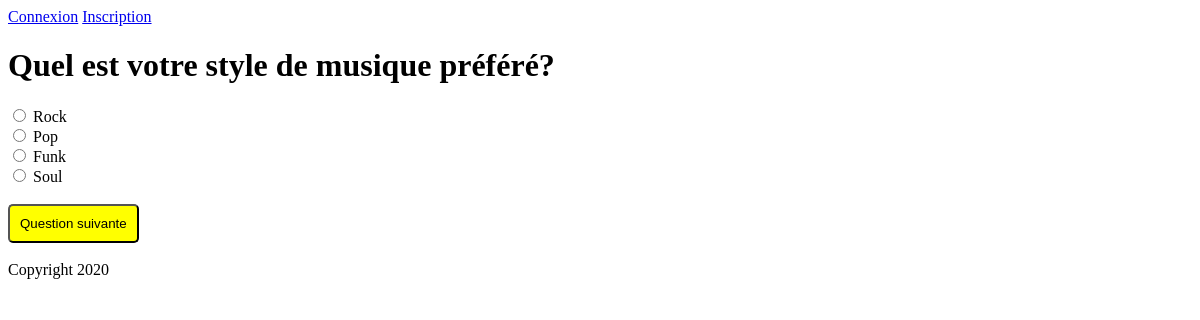
/repondre_sondage/2/0, run on the app's committed database.
### appli/models.py (models this page shows, shortened)
class Question(models.Model):
    intitule = models.CharField(max_length=255)
    sondage = models.ForeignKey(Sondage, on_delete=models.CASCADE)
    proposition1 = models.CharField(max_length=255)
    proposition2 = models.CharField(max_length=255)
    proposition3 = models.CharField(max_length=255, blank=True)
    proposition4 = models.CharField(max_length=255, blank=True)

### appli/views.py (the view)
# urls.py: path('repondre_sondage/<int:id_sondage>/<int:id_question>', views.repondre_sondage, name='repondre_sondage'),
def repondre_sondage(request, id_sondage, id_question):
    sondage = Sondage.objects.filter(id=id_sondage).first()
    question = None
    for quest_act in sondage.question_set.all():
        if quest_act.id>id_question:
            question = quest_act
            break
    if question == None:
        return render(request, "repondre_sondage_fin.html", {'sondage': sondage})
    return render(request, "repondre_sondage.html", {'question': question})

### appli/templates/repondre_sondage.html (shortened to what this page needs)
{% extends 'TEMPLATE.html' %}
{% block body %}
    <h1>{{ question.intitule }}</h1>
    <form action="{% url 'enregistrer_reponse' %}" method="post">
        <input type="radio" name="choix" value="1">
        <label>{{ question.proposition1 }}</label>
        <br>
        <input type="radio" name="choix" value="2">
        <label>{{ question.proposition2 }}</label>
        <br>
    {% if question.proposition3 %}
        <input type="radio" name="choix" value="3">
        <label>{{ question.proposition3 }}</label>
        <br>
    {% endif %}
    {% if question.proposition4 %}
        <input type="radio" name="choix" value="4">
        <label>{{ question.proposition4 }}</label>
        <br>
    {% endif %}
        <br>
        <input type="submit" value="Question suivante">
    </form>
{% endblock %}

### appli/static/appli/sondage.css (style rules this page uses)
body { font-family: cursive; }
input[type=submit], select, input[type=text], input[type=password] { border-radius: 5px; background-color: yellow; padding: 10px; }

### data on the page
Question: intitule "Quel est votre style de musique préféré?", proposition1 "Rock", proposition2 "Pop", proposition3 "Funk", proposition4 "Soul"
